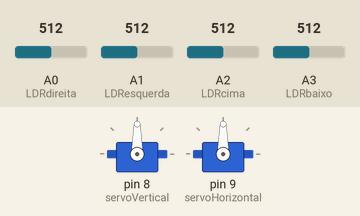
Recording of a sketch running on a simulated Arduino Uno, built with avr-gcc and run on an emulated ATmega328P. Parts: 2 × servo. The test bench sets the inputs (shaded band); at power-on: A0 (LDRdireita) = 512, A2 (LDRcima) = 512, A1 (LDResquerda) = 512, A3 (LDRbaixo) = 512.

Above: at 1.2 s.
1.3 s: A0 (LDRdireita) set to 561
At 4.1 s:
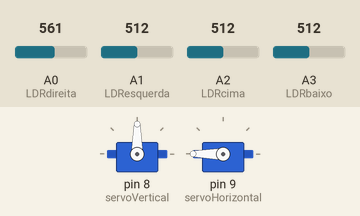
4.3 s: A2 (LDRcima) set to 561
At 7.1 s:
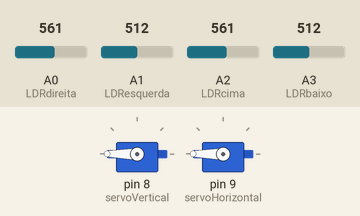
7.3 s: A2 (LDRcima) set to 491
9.0 s: A2 (LDRcima) set to 463
At 9.84 s:
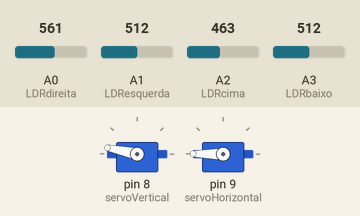
12.0 s: A1 (LDResquerda) set to 716
At 14.7 s:
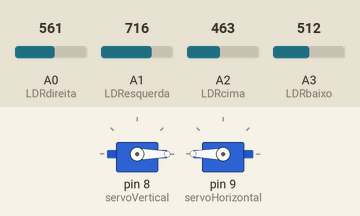
15.0 s: A3 (LDRbaixo) set to 306
At 16.21 s:
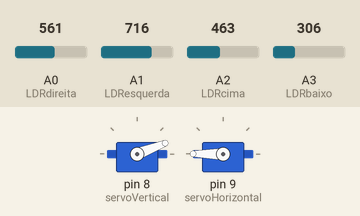
Timing chart, 0 to 21.8 s (numbered marks = the images above; inputs shaded):
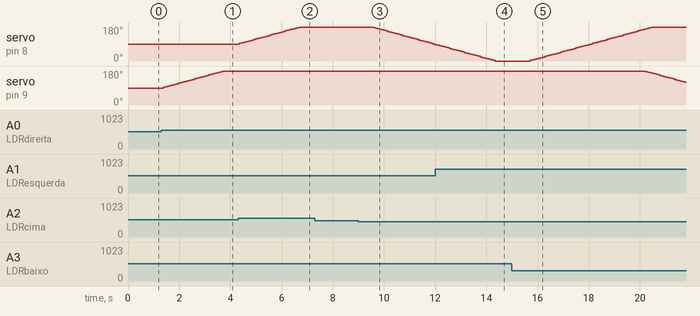

Measured:
- the behaviour switches between 542 and 543 on A0 (LDRdireita) (found by bisection; images 0 and 1)
- the behaviour switches between 542 and 543 on A2 (LDRcima) (found by bisection; images 1 and 2)
- the behaviour switches between 482 and 481 on A2 (LDRcima) (found by bisection; images 2 and 3)
- after the input at 1.3 s, servo on pin 9 (servoHorizontal): moves from 90° to 180° over 2.3 s, starting after 0.07 s
- after the input at 4.3 s, servo on pin 8 (servoVertical): moves from 90° to 180° over 2.3 s, starting after 0.05 s
- after the input at 7.3 s, every drawn part: stays the same
- after the input at 9.0 s, servo on pin 8 (servoVertical): moves from 180° to 90° over 2.3 s, starting after 0.59 s
- after the input at 12.0 s, servo on pin 9 (servoHorizontal): stops changing and stays 180°
- after the input at 15.0 s, servo on pin 8 (servoVertical): moves from 0° to 180° over 4.8 s, starting after 0.72 s

The sketch:

seguidorSolarArduino.ino
```cpp
#include <Servo.h>
#include <SoftwareSerial.h>

SoftwareSerial bluetoothReader(2, 3);  //portas tx, rx do modulo bluetooth

Servo servoVertical, servoHorizontal; //criar os objetos para os servo motores

int automatico = 1;

int valor = 1;

int toleranciaLDR = 30; //definir a tolerancia dos LDR's

int amplitudeHorizontal = 0;
int amplitudeVertical = 0;

int limiteMaximoVertical = 180; //definir o limite maximo vertical
int limiteMinimoVertical = 0; //definir o limite minimo vertical
int limiteMaximoHorizontal = 180; //definir o limite maximo horizontal
int limiteMinimoHorizontal = 0; //definir o limite minimo horizontal

const int LDRdireita = A0; //  ----+
const int LDResquerda = A1; //     | portas analogicas
const int LDRcima = A2; //         | onde se ligam os LDR's
const int LDRbaixo = A3; //  ------+

void setup() {
  Serial.begin(9600);
  bluetoothReader.begin(9600); //iniciar a baud rate do bluetooth

  servoVertical.attach(8); //porta de entrada do servo vertical
  servoHorizontal.attach(9); //porta de entrada do servo horizontal

  amplitudeVertical = 90;
  amplitudeHorizontal = 90;

  servoVertical.write(amplitudeVertical);
  servoHorizontal.write(amplitudeHorizontal);
}

void loop() {

  if(bluetoothReader.available()) // se houver dados para ler
  {
    valor = bluetoothReader.parseInt(); // lê, converte o caracter lido para inteiro e armazena na variavel "valor"
  }

  if(valor == 1)
  {
    automatico = 1; //Quando valor=1 entao quer dizer que esta em modo automatico, logo automatico=1
    }
  if(valor == 0)
  {
    automatico = 0; //Quando valor=0 entao quer dizer que esta em modo manual, logo automatico=0
    }

  if(automatico == 1) //Se automatico=1 executa a parte que pertence ao codigo da parte automatica
  {
    int ldr_direita = analogRead(LDRdireita); //-----+
    int ldr_esquerda = analogRead(LDResquerda); //   | Le os valores das portas
    int ldr_cima = analogRead(LDRcima); //           | analogicas onde estao os LDR's e guarda em variaveis correspondentes
    int ldr_baixo = analogRead(LDRbaixo); //---------+

    if(ldr_baixo+toleranciaLDR < ldr_cima) //compara para verificar se o valor do ldr_baixo é menor que o de cima
    {
      amplitudeVertical = amplitudeVertical + 3; // entao gira o servo motor para cima
    }

    if(ldr_baixo > ldr_cima+toleranciaLDR) //compara para verificar se o valor do ldr_cima é menor que o de baixo
    {
      amplitudeVertical = amplitudeVertical - 3; // entao gira o servo motor para baixo
    }

    if(ldr_esquerda > ldr_direita+toleranciaLDR) //compara para verificar se o valor do ldr_direita é menor que o da esquerda
    {
      amplitudeHorizontal = amplitudeHorizontal - 3; // entao gira o servo motor para a esquerda
    }

    if(ldr_esquerda +toleranciaLDR < ldr_direita) //compara para verificar se o valor do ldr_esquerda é menor que o da direita
    {
      amplitudeHorizontal = amplitudeHorizontal + 3; // entao gira o servo motor para a direita
    }
  }

  if(automatico == 0) //Se automatico=0 executa a parte que pertence ao codigo da parte manual
  {
    if (valor == 8 && amplitudeVertical < limiteMaximoVertical) {
      amplitudeVertical = amplitudeVertical + 10; // gira para cima
    }

    if (valor == 2 && amplitudeVertical > limiteMinimoVertical) {
      amplitudeVertical = amplitudeVertical - 10; // gira para baixo
    }

    if (valor == 4 && amplitudeHorizontal < limiteMaximoHorizontal) {
      amplitudeHorizontal = amplitudeHorizontal + 10; // gira para a esquerda
    }

    if (valor == 6 && amplitudeHorizontal > limiteMinimoHorizontal) {
      amplitudeHorizontal = amplitudeHorizontal - 10; // gira para a direita
    }

  }

  servoVertical.write(amplitudeVertical); // escreve o valor da variavel "amplitudeVertical" no servo motor
  servoHorizontal.write(amplitudeHorizontal); //escreve o valor da variavel "amplitudeHorizontal" no servo motor

  valor = 10; //reseta a variavel com um valor que nao usamos no programa que neste caso é o 10

  delay(80); //aguarda 80 ms
}
```
